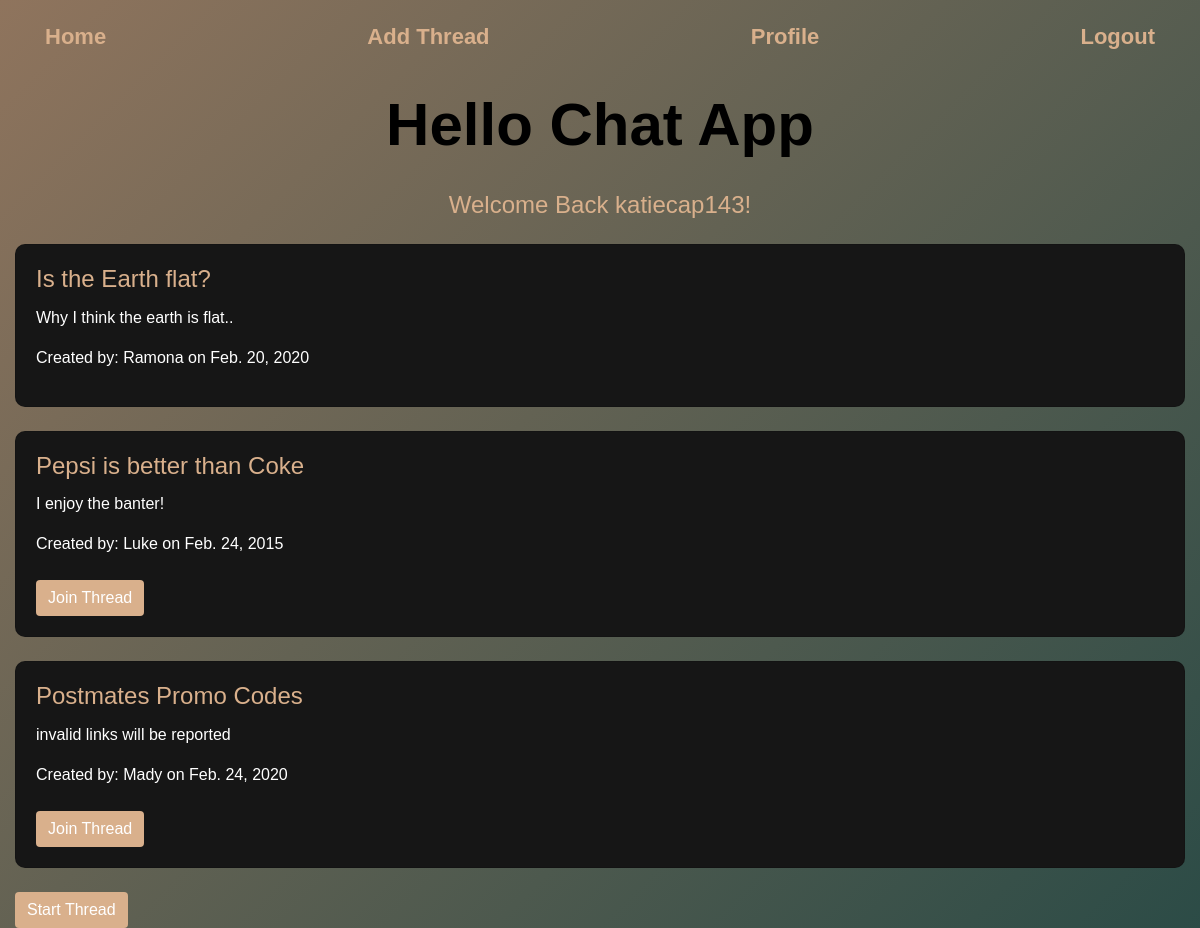
Page / (signed in) on the committed database.
### chat/models.py (models this page shows, shortened)
class Chatroom(models.Model):
    name = models.CharField(max_length = 255)
    description = models.TextField()
    posted = models.DateField(default=datetime.date.today)
    owner = models.ForeignKey(User, on_delete = models.CASCADE, related_name='chat')
    users = models.ManyToManyField(User, related_name = 'chatrooms')

### chat/views.py (the view)
# urls.py: path('', views.IndexView.as_view(), name = 'index'),
class IndexView(generic.ListView):
    template_name = 'chat/index.html'
    model = Chatroom

### chat/templates/chat/index.html (shortened to what this page needs)
{% extends 'base.html' %}
{% load crispy_forms_tags %}
{% block content %}
<h1>Hello Chat App</h1>
{% if request.user.is_authenticated %}
{% if request.user.username %}
<h5 id="greeting">Welcome Back {{request.user.username}}!</h5>
{% endif %}
{% for chatroom in object_list %}
<div class="row no-gutters mt-4 mb-4">
    <div class="col-md-12">
        <div class="card">
            <div class="card-body">
                {% if user in chatroom.users.all %}
                    <h5 class="card-title"><a href="{% url 'chat:detail' chatroom.id %}">{{chatroom.name}}</a></h5>
                    <p>{{ chatroom.description }}</p>
                    <p>Created by: {{ chatroom.owner }} on {{ chatroom.posted }}</p>
                {% else %}
                    <h5 class="card-title">{{chatroom.name}}</h5>
                    <p>{{ chatroom.description }}</p>
                    <p>Created by: {{ chatroom.owner }} on {{ chatroom.posted }}</p>
                    <form method="POST" action='{% url 'chat:add_users' chatroom.id %}'>{% csrf_token %}
                        <button class=" mt-2 btn btn-success">Join Thread</button>
                    </form>
                {% endif %}
            </div>
        </div>
    </div>
</div>
{% endfor %}
<div class="row no-gutters mt-2">
    <a class='btn btn-success' href="{% url 'chat:create'%}">Start Thread</a>
</div>
{% endif %}
{% endblock content %}

### static/css/styles.css (style rules this page uses)
#greeting { text-align: center; }
body { font-family: 'Trebuchet MS', 'Lucida Sans Unicode', 'Lucida Grande', 'Lucida Sans', Arial, sans-serif; }
h1 { color: #000; text-align: center; font-size: 60px; font-weight: bold; margin-bottom: 30px; }
p { color: #fff; }
h5, a { color: #D9B08C; font-size: 24px; }
.card { background-color: rgb(22, 22, 22); border-radius: 10px; }
.btn-success { background-color: #D9B08C; border: none; }

### rows in the picture
Chatroom: name "Is the Earth flat?", description "Why I think the earth is flat..", owner "Ramona", posted "Feb. 20, 2020"
Chatroom: name "Pepsi is better than Coke", description "I enjoy the banter!", owner "Luke", posted "Feb. 24, 2015"
Chatroom: name "Postmates Promo Codes", description "invalid links will be reported", owner "Mady", posted "Feb. 24, 2020"

### other values in the picture
{{ request.user.username }} "katiecap143"
